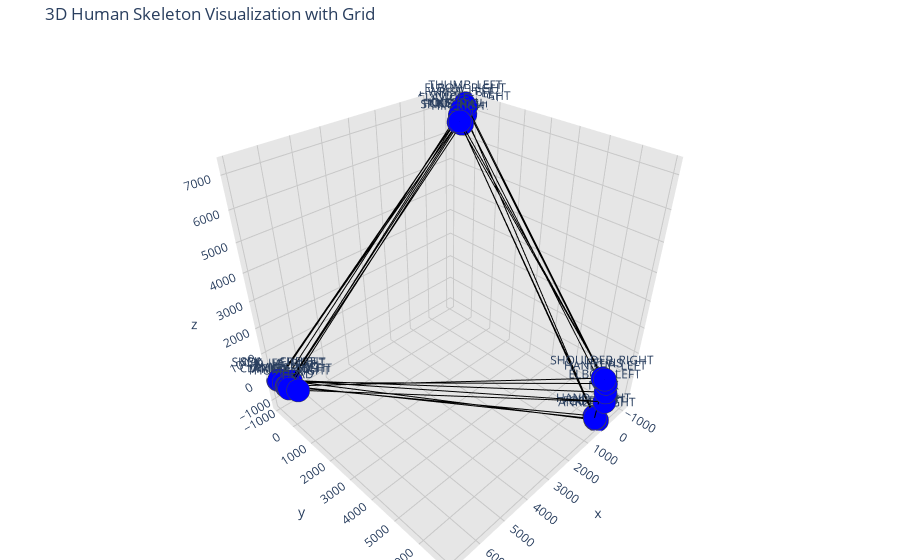

Write notebook code for a chart like this one.
### Code cell
import plotly.graph_objs as go
import networkx as nx

# Function to create a graph from a single row
def create_graph_from_row(row):
    G = nx.Graph()

    # Define the joints and their coordinates (X, Y, Z)
    joints = {
        'FOOT_RIGHT': (row['FOOT_RIGHT_X'], row['FOOT_RIGHT_Y'], row['FOOT_RIGHT_Z']),
        'FOOT_LEFT': (row['FOOT_LEFT_X'], row['FOOT_LEFT_Y'], row['FOOT_LEFT_Z']),
        'ANKLE_RIGHT': (row['ANKLE_RIGHT_X'], row['ANKLE_RIGHT_Y'], row['ANKLE_RIGHT_Z']),
        'ANKLE_LEFT': (row['ANKLE_LEFT_X'], row['ANKLE_LEFT_Y'], row['ANKLE_LEFT_Z']),
        'KNEE_RIGHT': (row['KNEE_RIGHT_X'], row['KNEE_RIGHT_Y'], row['KNEE_RIGHT_Z']),
        'KNEE_LEFT': (row['KNEE_LEFT_X'], row['KNEE_LEFT_Y'], row['KNEE_LEFT_Z']),
        'HIP_RIGHT': (row['HIP_RIGHT_X'], row['HIP_RIGHT_Y'], row['HIP_RIGHT_Z']),
        'HIP_LEFT': (row['HIP_LEFT_X'], row['HIP_LEFT_Y'], row['HIP_LEFT_Z']),
        'PELVIS': (row['PELVIS_X'], row['PELVIS_Y'], row['PELVIS_Z']),
        'SPINE_NAVAL': (row['SPINE_NAVAL_X'], row['SPINE_NAVAL_Y'], row['SPINE_NAVAL_Z']),
        'SPINE_CHEST': (row['SPINE_CHEST_X'], row['SPINE_CHEST_Y'], row['SPINE_CHEST_Z']),
        'CLAVICLE_RIGHT': (row['CLAVICLE_RIGHT_X'], row['CLAVICLE_RIGHT_Y'], row['CLAVICLE_RIGHT_Z']),
        'CLAVICLE_LEFT': (row['CLAVICLE_LEFT_X'], row['CLAVICLE_LEFT_Y'], row['CLAVICLE_LEFT_Z']),
        'SHOULDER_RIGHT': (row['SHOULDER_RIGHT_X'], row['SHOULDER_RIGHT_Y'], row['SHOULDER_RIGHT_Z']),
        'SHOULDER_LEFT': (row['SHOULDER_LEFT_X'], row['SHOULDER_LEFT_Y'], row['SHOULDER_LEFT_Z']),
        'ELBOW_RIGHT': (row['ELBOW_RIGHT_X'], row['ELBOW_RIGHT_Y'], row['ELBOW_RIGHT_Z']),
        'ELBOW_LEFT': (row['ELBOW_LEFT_X'], row['ELBOW_LEFT_Y'], row['ELBOW_LEFT_Z']),
        'WRIST_RIGHT': (row['WRIST_RIGHT_X'], row['WRIST_RIGHT_Y'], row['WRIST_RIGHT_Z']),
        'WRIST_LEFT': (row['WRIST_LEFT_X'], row['WRIST_LEFT_Y'], row['WRIST_LEFT_Z']),
        'HAND_RIGHT': (row['HAND_RIGHT_X'], row['HAND_RIGHT_Y'], row['HAND_RIGHT_Z']),
        'HAND_LEFT': (row['HAND_LEFT_X'], row['HAND_LEFT_Y'], row['HAND_LEFT_Z']),
        'HANDTIP_RIGHT': (row['HANDTIP_RIGHT_X'], row['HANDTIP_RIGHT_Y'], row['HANDTIP_RIGHT_Z']),
        'HANDTIP_LEFT': (row['HANDTIP_LEFT_X'], row['HANDTIP_LEFT_Y'], row['HANDTIP_LEFT_Z']),
        'THUMB_RIGHT': (row['THUMB_RIGHT_X'], row['THUMB_RIGHT_Y'], row['THUMB_RIGHT_Z']),
        'THUMB_LEFT': (row['THUMB_LEFT_X'], row['THUMB_LEFT_Y'], row['THUMB_LEFT_Z']),
        'NECK': (row['NECK_X'], row['NECK_Y'], row['NECK_Z']),
        'HEAD': (row['HEAD_X'], row['HEAD_Y'], row['HEAD_Z']),
    }

    # Add nodes to the graph
    for joint, coords in joints.items():
        G.add_node(joint, pos=coords)

    # Define edges based on anatomical connections
    G.add_edges_from([
        # Legs
        ('FOOT_RIGHT', 'ANKLE_RIGHT'),
        ('FOOT_LEFT', 'ANKLE_LEFT'),
        ('ANKLE_RIGHT', 'KNEE_RIGHT'),
        ('ANKLE_LEFT', 'KNEE_LEFT'),
        ('KNEE_RIGHT', 'HIP_RIGHT'),
        ('KNEE_LEFT', 'HIP_LEFT'),
        ('HIP_RIGHT', 'PELVIS'),
        ('HIP_LEFT', 'PELVIS'),

        # Spine and arms
        ('PELVIS', 'SPINE_NAVAL'),
        ('SPINE_NAVAL', 'SPINE_CHEST'),
        ('SPINE_CHEST', 'CLAVICLE_RIGHT'),
        ('SPINE_CHEST', 'CLAVICLE_LEFT'),
        ('CLAVICLE_RIGHT', 'SHOULDER_RIGHT'),
        ('CLAVICLE_LEFT', 'SHOULDER_LEFT'),
        ('SHOULDER_RIGHT', 'ELBOW_RIGHT'),
        ('SHOULDER_LEFT', 'ELBOW_LEFT'),
        ('ELBOW_RIGHT', 'WRIST_RIGHT'),
        ('ELBOW_LEFT', 'WRIST_LEFT'),
        ('WRIST_RIGHT', 'HAND_RIGHT'),
        ('WRIST_LEFT', 'HAND_LEFT'),
        ('HAND_RIGHT', 'HANDTIP_RIGHT'),
        ('HAND_LEFT', 'HANDTIP_LEFT'),
        ('HANDTIP_RIGHT', 'THUMB_RIGHT'),
        ('HANDTIP_LEFT', 'THUMB_LEFT'),

        # Head and neck
        ('SPINE_CHEST', 'NECK'),
        ('NECK', 'HEAD'),
    ])

    return G

# Function to visualize the graph in 3D with Plotly
def visualize_graph_3d_plotly(G):
    pos = nx.get_node_attributes(G, 'pos')

    # Create edges
    edge_x = []
    edge_y = []
    edge_z = []
    for edge in G.edges():
        x0, y0, z0 = pos[edge[0]]
        x1, y1, z1 = pos[edge[1]]
        edge_x.extend([x0, x1, None])
        edge_y.extend([y0, y1, None])
        edge_z.extend([z0, z1, None])

    edge_trace = go.Scatter3d(
        x=edge_x, y=edge_y, z=edge_z,
        line=dict(width=2, color='black'),
        hoverinfo='none',
        mode='lines')

    # Create nodes
    node_x = []
    node_y = []
    node_z = []
    node_text = []
    for node in G.nodes():
        x, y, z = pos[node]
        node_x.append(x)
        node_y.append(y)
        node_z.append(z)
        node_text.append(node)

    node_trace = go.Scatter3d(
        x=node_x, y=node_y, z=node_z,
        mode='markers+text',
        marker=dict(
            size=8,
            color='blue',
            line=dict(width=2)),
        text=node_text,
        hoverinfo='text')

    # Create the figure with gridlines
    fig = go.Figure(data=[edge_trace, node_trace],
                    layout=go.Layout(
                        title='3D Human Skeleton Visualization with Grid',
                        showlegend=False,
                        scene=dict(
                            xaxis=dict(
                                showbackground=True,
                                backgroundcolor="rgb(230, 230, 230)",
                                gridcolor="rgb(200, 200, 200)",
                                showgrid=True,
                                zerolinecolor="rgb(200, 200, 200)",
                            ),
                            yaxis=dict(
                                showbackground=True,
                                backgroundcolor="rgb(230, 230, 230)",
                                gridcolor="rgb(200, 200, 200)",
                                showgrid=True,
                                zerolinecolor="rgb(200, 200, 200)",
                            ),
                            zaxis=dict(
                                showbackground=True,
                                backgroundcolor="rgb(230, 230, 230)",
                                gridcolor="rgb(200, 200, 200)",
                                showgrid=True,
                                zerolinecolor="rgb(200, 200, 200)",
                            ),
                        ),
                        margin=dict(l=0, r=0, b=0, t=40),
                    ))

    fig.show()

# Example usage
# Replace df.iloc[10] with an actual DataFrame row containing the skeleton data
G = create_graph_from_row(df.iloc[10])
visualize_graph_3d_plotly(G)

### Figure 1 — Plotly figure (JSON) as saved in the notebook; plotly's stock layout.template omitted (floating-point values rounded to 4 significant figures)
{"data": [{"hoverinfo": "none", "line": {"color": "black", "width": 2}, "mode": "lines", "type": "scatter3d", "x": [-358.7, 209.0, null, 239.3, 6899.0, null, 209.0, 6732.0, null, 6899.0, -616.3, null, 6732.0, -450.5, null, -616.3, 248.3, null, -450.5, 1.411, null, 248.3, 1.411, null, 1.411, -421.4, null, -421.4, 6917.0, null, 6917.0, 6914.0, null, 6917.0, -602.0, null, 6917.0, -7.013, null, 6914.0, 28.13, null, -602.0, 6900.0, null, 28.13, -929.1, null, 6900.0, -12.7, null, -929.1, 6910.0, null, -12.7, -746.7, null, 6910.0, 166.8, null, -746.7, 6890.0, null, 166.8, -885.1, null, 6890.0, -4.889, null, -885.1, 6911.0, null, -4.889, -966.2, null, -7.013, 6745.0, null], "y": [76.34, 6895.0, null, 6829.0, -398.5, null, 6895.0, -423.6, null, -398.5, -177.2, null, -423.6, 91.63, null, -177.2, 6827.0, null, 91.63, 6791.0, null, 6827.0, 6791.0, null, 6791.0, -40.31, null, -40.31, -930.6, null, -930.6, -429.4, null, -930.6, -165.2, null, -930.6, 6912.0, null, -429.4, 6717.0, null, -165.2, -890.6, null, 6717.0, -207.8, null, -890.6, 6886.0, null, -207.8, -343.3, null, 6886.0, -237.8, null, -343.3, 6751.0, null, -237.8, -620.6, null, 6751.0, -182.7, null, -620.6, 6853.0, null, -182.7, -281.9, null, 6853.0, -256.1, null, 6912.0, -33.59, null], "z": [6861.0, -1106.0, null, -1068.0, -2.292, null, -1106.0, 72.92, null, -2.292, 6751.0, null, 72.92, 6764.0, null, 6751.0, -1021.0, null, 6764.0, 456.4, null, -1021.0, 456.4, null, 456.4, 6791.0, null, 6791.0, -79.94, null, -79.94, -26.6, null, -79.94, 6936.0, null, -79.94, -419.4, null, -26.6, 478.4, null, 6936.0, -76.4, null, 478.4, 7151.0, null, -76.4, -31.79, null, 7151.0, -2.455, null, -31.79, 7061.0, null, -2.455, -1049.0, null, 7061.0, -16.3, null, -1049.0, 6909.0, null, -16.3, 320.3, null, 6909.0, -29.75, null, 320.3, 7227.0, null, -419.4, -54.4, null]}, {"hoverinfo": "text", "marker": {"color": "blue", "line": {"width": 2}, "size": 8}, "mode": "markers+text", "text": ["FOOT_RIGHT", "FOOT_LEFT", "ANKLE_RIGHT", "ANKLE_LEFT", "KNEE_RIGHT", "KNEE_LEFT", "HIP_RIGHT", "HIP_LEFT", "PELVIS", "SPINE_NAVAL", "SPINE_CHEST", "CLAVICLE_RIGHT", "CLAVICLE_LEFT", "SHOULDER_RIGHT", "SHOULDER_LEFT", "ELBOW_RIGHT", "ELBOW_LEFT", "WRIST_RIGHT", "WRIST_LEFT", "HAND_RIGHT", "HAND_LEFT", "HANDTIP_RIGHT", "HANDTIP_LEFT", "THUMB_RIGHT", "THUMB_LEFT", "NECK", "HEAD"], "type": "scatter3d", "x": [-358.7, 239.3, 209.0, 6899.0, 6732.0, -616.3, -450.5, 248.3, 1.411, -421.4, 6917.0, 6914.0, -602.0, 28.13, 6900.0, -929.1, -12.7, 6910.0, -746.7, 166.8, 6890.0, -885.1, -4.889, 6911.0, -966.2, -7.013, 6745.0], "y": [76.34, 6829.0, 6895.0, -398.5, -423.6, -177.2, 91.63, 6827.0, 6791.0, -40.31, -930.6, -429.4, -165.2, 6717.0, -890.6, -207.8, 6886.0, -343.3, -237.8, 6751.0, -620.6, -182.7, 6853.0, -281.9, -256.1, 6912.0, -33.59], "z": [6861.0, -1068.0, -1106.0, -2.292, 72.92, 6751.0, 6764.0, -1021.0, 456.4, 6791.0, -79.94, -26.6, 6936.0, 478.4, -76.4, 7151.0, -31.79, -2.455, 7061.0, -1049.0, -16.3, 6909.0, 320.3, -29.75, 7227.0, -419.4, -54.4]}], "layout": {"margin": {"b": 0, "l": 0, "r": 0, "t": 40}, "scene": {"xaxis": {"backgroundcolor": "rgb(230, 230, 230)", "gridcolor": "rgb(200, 200, 200)", "showbackground": true, "showgrid": true, "zerolinecolor": "rgb(200, 200, 200)"}, "yaxis": {"backgroundcolor": "rgb(230, 230, 230)", "gridcolor": "rgb(200, 200, 200)", "showbackground": true, "showgrid": true, "zerolinecolor": "rgb(200, 200, 200)"}, "zaxis": {"backgroundcolor": "rgb(230, 230, 230)", "gridcolor": "rgb(200, 200, 200)", "showbackground": true, "showgrid": true, "zerolinecolor": "rgb(200, 200, 200)"}}, "showlegend": false, "title": {"text": "3D Human Skeleton Visualization with Grid"}}}
